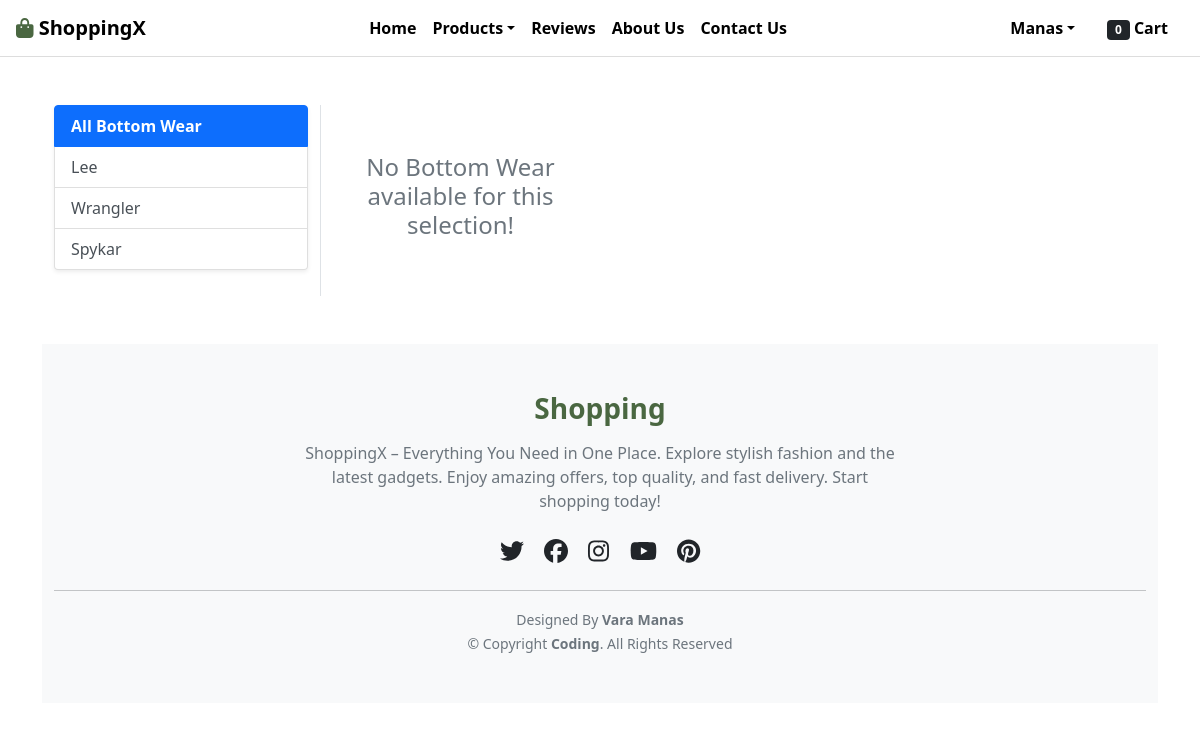
The page /bottomwear/ (signed in) on the database as committed earlier.
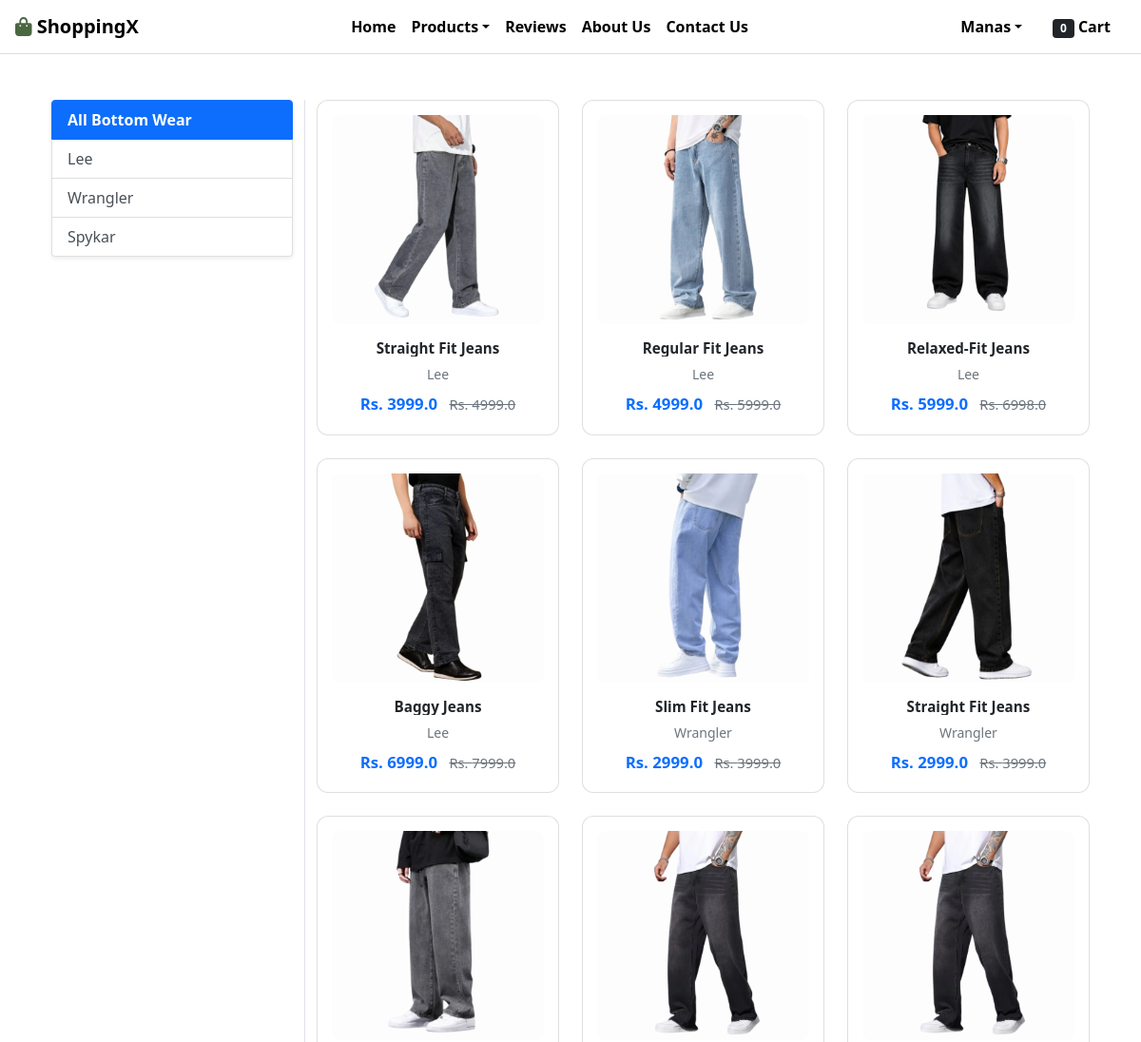
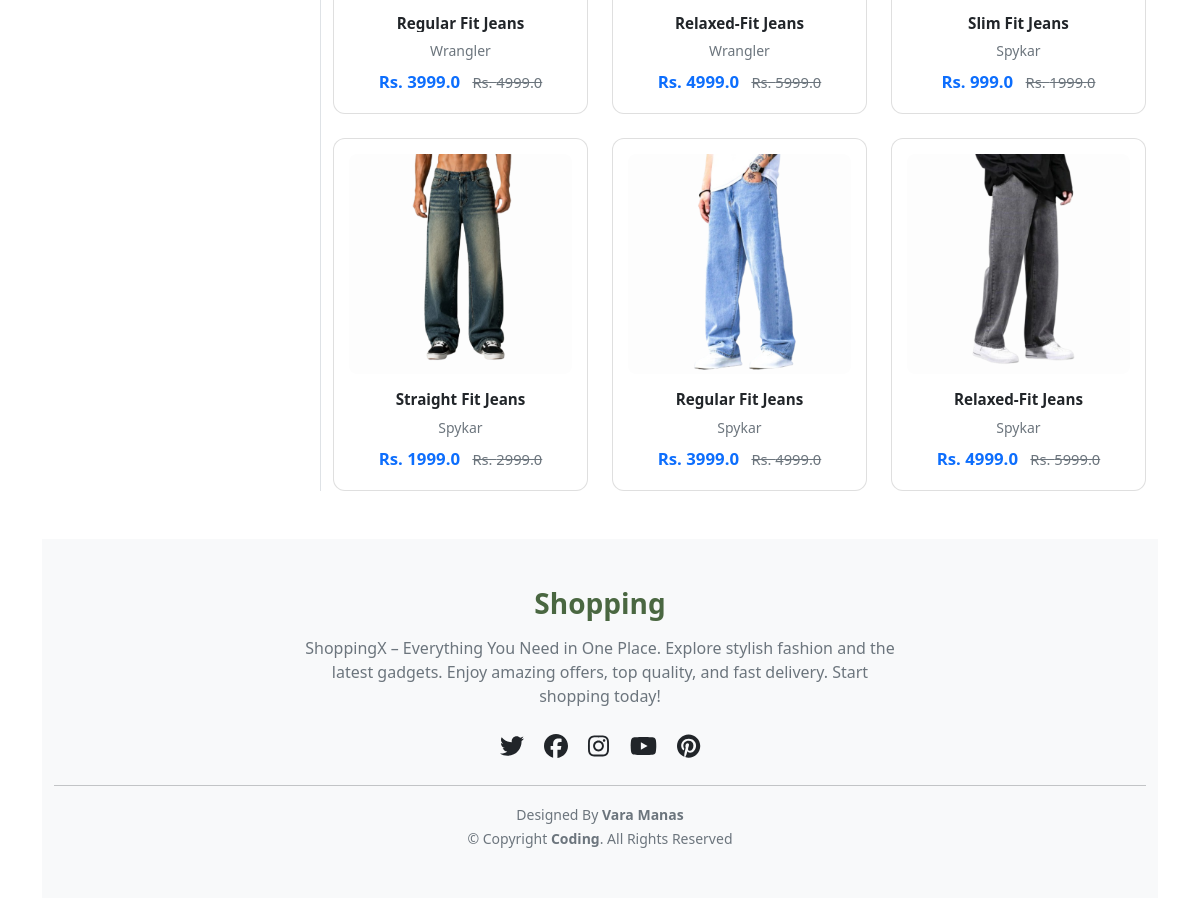
The same page on the database as committed later (2 pictures, top to bottom).
### app/models.py (models this page shows, shortened)
class Product(models.Model):
    title = models.CharField(max_length=100)
    selling_price = models.FloatField()
    discounted_price = models.FloatField()
    description = models.TextField()
    brand = models.CharField(choices=BRAND_CHOICES, max_length=100)
    category = models.CharField(choices=CATEGORY_CHOICES, max_length=2)
    product_image = models.ImageField(upload_to='productimg')

### app/views.py (the view)
# urls.py: path('bottomwear/', views.bottomwear, name='bottomwear'),
@login_required
def bottomwear(request, data=None):
    if data is None:
        bottomwears = Product.objects.filter(category='BW')
    else:
        bottomwears = Product.objects.filter(category='BW', brand=data)
    totalitem = 0
    if request.user.is_authenticated:
        totalitem = Cart.objects.filter(user=request.user).count()
    return render(request, 'app/bottomwear.html', {
        'bottomwear': bottomwears,
        'totalitem': totalitem
    })

### app/templates/app/bottomwear.html (shortened to what this page needs)
{% extends 'app/base.html' %}
{% load static %}
{% block main-content %}
<div class="container my-5">
 <div class="row">
  <div class="col-sm-3 border-end">
   <div class="list-group shadow-sm mb-4">
    <a href="{% url 'bottomwear' %}" class="list-group-item list-group-item-action fw-bold {% if not request.resolver_match.kwargs.data %}active{% endif %}">All Bottom Wear</a>
    <a href="{% url 'bottomweardata' 'Lee' %}" class="list-group-item list-group-item-action {% if request.resolver_match.kwargs.data == 'Lee' %}active{% endif %}">Lee</a>
    <a href="{% url 'bottomweardata' 'Wrangler' %}" class="list-group-item list-group-item-action {% if request.resolver_match.kwargs.data == 'Wrangler' %}active{% endif %}">Wrangler</a>
    <a href="{% url 'bottomweardata' 'Spykar' %}" class="list-group-item list-group-item-action {% if request.resolver_match.kwargs.data == 'Spykar' %}active{% endif %}">Spykar</a>
   </div>
  </div>
  <div class="col-sm-9">
   <div class="row row-cols-1 row-cols-md-3 g-4">
    {% for product in bottomwear %}
     <div class="col">
      <a href="{% url 'product-detail' product.id %}" class="card-link">
        <div class="card product-card-custom">
         <div class="product-img-container">
          <img src="{{ product.product_image.url }}" alt="{{ product.title }}">
         </div>
         <div class="card-body pt-3 pb-1 px-1">
          <h6 class="fw-bold text-dark text-truncate mb-2" style="font-size: 0.95rem;">{{ product.title }}</h6>
          <p class="text-muted small mb-2">{{ product.brand }}</p>
          <div class="fw-bold text-primary mb-0" style="font-size: 1.05rem;">
           Rs. {{ product.discounted_price }}
           <small class="text-decoration-line-through text-muted small ms-2 fw-normal">Rs. {{ product.selling_price }}</small>
          </div>
         </div>
        </div>
      </a>
     </div>
    {% empty %}
     <div class="col-12 text-center py-5">
      <h4 class="text-muted">No Bottom Wear available for this selection!</h4>
     </div>
    {% endfor %}
   </div>
  </div>
 </div>
</div>
<footer class="py-5" style="background-color: #f8f9fa;">
    <div class="container text-center">
        <div class="mb-3">
            <h3 class="fw-bold" style="color: #4a6741;">  </i>Shopping</h3>
        </div>
        <p class="text-muted mb-4" style="max-width: 600px; margin: 0 auto;">
           ShoppingX – Everything You Need in One Place.
Explore stylish fashion and the latest gadgets.
Enjoy amazing offers, top quality, and fast delivery.
Start shopping today!
        </p>
        <div class="mb-4">
            <a href="#" class="text-dark mx-2 h4"><i class="fab fa-twitter"></i></a>
            <a href="#" class="text-dark mx-2 h4"><i class="fab fa-facebook"></i></a>
            <a href="#" class="text-dark mx-2 h4"><i class="fab fa-instagram"></i></a>
            <a href="#" class="text-dark mx-2 h4"><i class="fab fa-youtube"></i></a>
            <a href="#" class="text-dark mx-2 h4"><i class="fab fa-pinterest"></i></a>
        </div>
        <hr>
        <div class="text-muted">
            <small>Designed By <strong>Vara Manas</strong></small><br>
            <small>&copy; Copyright <strong>Coding</strong>. All Rights Reserved</small>
        </div>
    </div>
</footer>
{% endblock main-content %}

Rows that differ between the two databases and show on the page:
added Product: product_image (picture), title "Straight Fit Jeans", brand "Lee", discounted_price "3999.0", selling_price "4999.0"
added Product: product_image (picture), title "Regular Fit Jeans", brand "Lee", discounted_price "4999.0", selling_price "5999.0"
added Product: product_image (picture), title "Relaxed-Fit Jeans", brand "Lee", discounted_price "5999.0", selling_price "6998.0"
added Product: product_image (picture), title "Baggy Jeans", brand "Lee", discounted_price "6999.0", selling_price "7999.0"
added Product: product_image (picture), title "Slim Fit Jeans", brand "Wrangler", discounted_price "2999.0", selling_price "3999.0"
added Product: product_image (picture), title "Straight Fit Jeans", brand "Wrangler", discounted_price "2999.0", selling_price "3999.0"
added Product: product_image (picture), title "Regular Fit Jeans", brand "Wrangler", discounted_price "3999.0", selling_price "4999.0"
added Product: product_image (picture), title "Relaxed-Fit Jeans", brand "Wrangler", discounted_price "4999.0", selling_price "5999.0"
added Product: product_image (picture), title "Slim Fit Jeans", brand "Spykar", discounted_price "999.0", selling_price "1999.0"
added Product: product_image (picture), title "Straight Fit Jeans", brand "Spykar", discounted_price "1999.0", selling_price "2999.0"
added Product: product_image (picture), title "Regular Fit Jeans", brand "Spykar", discounted_price "3999.0", selling_price "4999.0"
added Product: product_image (picture), title "Relaxed-Fit Jeans", brand "Spykar", discounted_price "4999.0", selling_price "5999.0"
Other text that changed with them:
text no longer shown: "No Bottom Wear available for this selection!"
